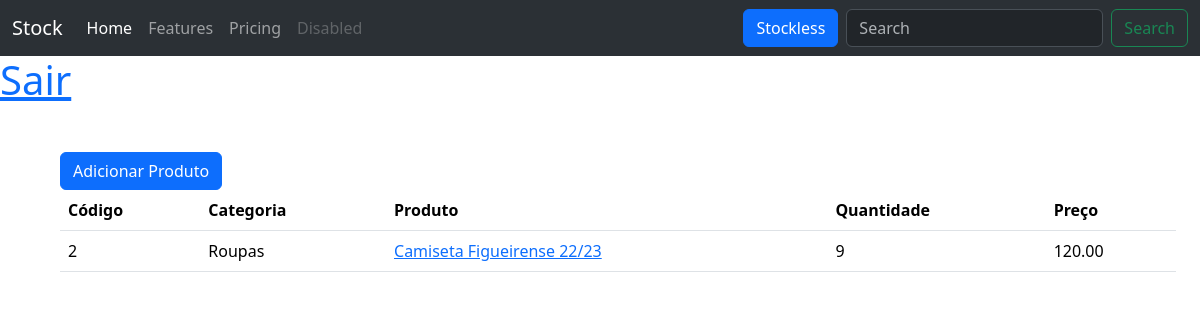
The app's page / (signed in) with its own data.
### stock/models.py (models this page shows, shortened)
class Products(models.Model):
    user = models.ForeignKey(User, on_delete=models.CASCADE)
    name = models.CharField(max_length=255)
    category = models.ForeignKey(Categories, on_delete=models.CASCADE) #CASCADE = exclui todos produtos caso exclua a categoria
    picture = models.ImageField(blank=False)
    cod = models.IntegerField(unique=True)
    price = models.DecimalField(max_digits=12, decimal_places=2)
    description = models.TextField()
    qtd = models.IntegerField()
    discount = models.IntegerField()
    created_at = models.DateField()
    in_stock = models.BooleanField(default=False)
    class Meta:
        verbose_name = 'Product'
        verbose_name_plural = 'Products'

class Categories(models.Model):
    name = models.CharField(max_length=255)
    def __str__(self):
        return self.name
    class Meta:
        verbose_name = 'Category'
        verbose_name_plural = 'Categories'

### stock/views.py (the view)
# urls.py: path('', views.index, name='home'),
@login_required(redirect_field_name='login')
def index(request):
    produtos = Products.objects.filter(in_stock = True, user_id=request.user.id)
    return render(request, 'pages/index.html', {'produtos':produtos})

### stock/templates/pages/index.html (shortened to what this page needs)
{% load static %}
<!DOCTYPE html>
<html lang="en">
<head>
    <link rel="stylesheet" href="{% static 'css/global.css' %}">
    <link rel="stylesheet" href="https://cdn.jsdelivr.net/npm/bootstrap@5.3.2/dist/css/bootstrap.min.css">
</head>
<body>
    <nav class="navbar bg-dark navbar-expand-lg bg-body-tertiary" data-bs-theme="dark">
        <div class="container-fluid">
          <a class="navbar-brand" href="{% url 'home' %}">Stock</a>
          <div class="collapse navbar-collapse" id="navbarNav">
            <ul class="navbar-nav">
              <li class="nav-item">
                <a class="nav-link active" aria-current="page" href="#">Home</a>
              </li>
              <li class="nav-item">
                <a class="nav-link" href="#">Features</a>
              </li>
              <li class="nav-item">
                <a class="nav-link" href="#">Pricing</a>
              </li>
              <li class="nav-item">
                <a class="nav-link disabled" aria-disabled="true">Disabled</a>
              </li>
            </ul>
          </div>
          <form class="d-flex" role="search"  action="{% url 'search-product' %}">
            <a href="{% url 'stockless' %}" class="btn btn-primary me-2" href="#" role="button">Stockless</a>
            <input class="form-control me-2" type="search" placeholder="Search" aria-label="Search" name="q">
            <button class="btn btn-outline-success" type="submit">Search</button>
          </form>
        </div>
      </nav>
      <h1>
        <a href="{% url 'logout' %}">Sair</a>
      </h1>
      <div class="container m-5">
        <section>
          <a href="{% url 'add_product' %}" class="btn btn-primary" href="#" role="button">Adicionar Produto</a>
        </section>
        <table class="table">
          <thead>
            <tr>
              <th scope="col">Código</th>
              <th scope="col">Categoria</th>
              <th scope="col">Produto</th>
              <th scope="col">Quantidade</th>
              <th scope="col">Preço</th>
            </tr>
          </thead>
          <tbody>
              {% for produto in produtos%}
            <tr>
              <td>{{ produto.cod }}</td>
              <td>{{ produto.category }}</td>
              <td>
                <a href="{% url 'products_detail' produto.id %}">{{ produto.name }}</a>
              </td>
              <td>{{ produto.qtd }}</td>
              <td>{{ produto.price }}</td>
            </tr>
            {% endfor %}
          </tbody>
        </table>
      </div>
</body>
</html>

### templates/static/css/global.css (style rules this page uses)
body { background-color: black; }

### records on screen
Products: cod "2", category "Roupas", name "Camiseta Figueirense 22/23", qtd "9", price "120.00"
